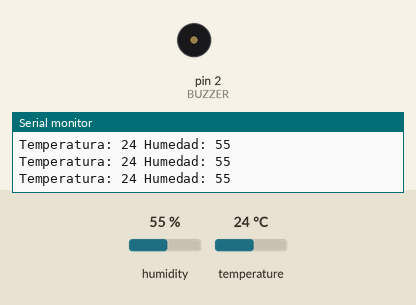
The sketch below on a simulated Arduino Uno, built with avr-gcc and run on an emulated ATmega328P. Parts: buzzer (waves = sounding, pin HIGH), the last lines printed to the serial monitor. The test bench sets the inputs (shaded band); at power-on: temperature 24 °C, humidity 55 %.

Above: at 3.69 s.
3.9 s: temperature set to 27 °C
At 4.19 s:
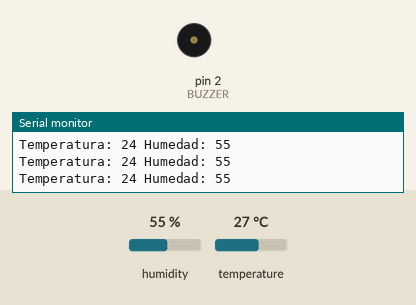
7.8 s: temperature set to 12 °C
At 8.74 s:
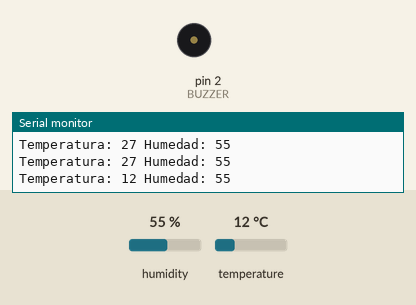
Timing chart, 0 to 17.7 s (numbered marks = the images above; inputs shaded):
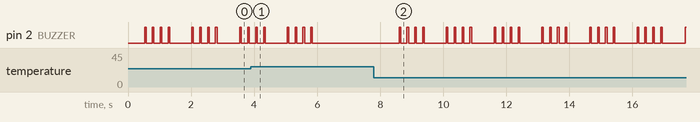

The sketch:

dht11-buzzer.ino
```cpp
#include <DHT.h>
#include <DHT_U.h>

int SENSOR = 3;
int BUZZER = 2;
int HUMEDAD;
int TEMPERATURA;

DHT dht(SENSOR, DHT11);

void setup() {
  Serial.begin(9600);
  dht.begin();
  pinMode(BUZZER, OUTPUT);
}

void parpadearBuzzer(int repeticiones, int duracion) {
  for (int i = 0; i < repeticiones; i++) {
    digitalWrite(BUZZER, HIGH);
    delay(duracion);
    digitalWrite(BUZZER, LOW);
    delay(200);
  }
}

void loop() {
  TEMPERATURA = dht.readTemperature();
  HUMEDAD = dht.readHumidity();

  Serial.print("Temperatura: ");
  Serial.print(TEMPERATURA);
  Serial.print(" Humedad: ");
  Serial.println(HUMEDAD);

  delay(500);

  if (TEMPERATURA <= 25 && HUMEDAD >=5) { //la temperatura debe ser inferior a 20ºc y la humedad superior al 5%
    parpadearBuzzer(4, 50);  // El buzzer parpadea 4 veces con duración de 50 ms
  } else {
    digitalWrite(BUZZER, LOW);
  }
}
```

Measured:
- after the input at 3.9 s, pin 2 (BUZZER): goes on until 5.8 s, then stays LOW
- after the input at 7.8 s, pin 2 (BUZZER): LOW → HIGH after 0.80 s, then repeats every 1.5 s: 3 × (LOW 0.20 s, HIGH 0.05 s), LOW 0.70 s, HIGH 0.05 s
- by itself, pin 2 (BUZZER): repeats every 1.5 s: 3 × (LOW 0.20 s, HIGH 0.05 s), LOW 0.70 s, HIGH 0.05 s
